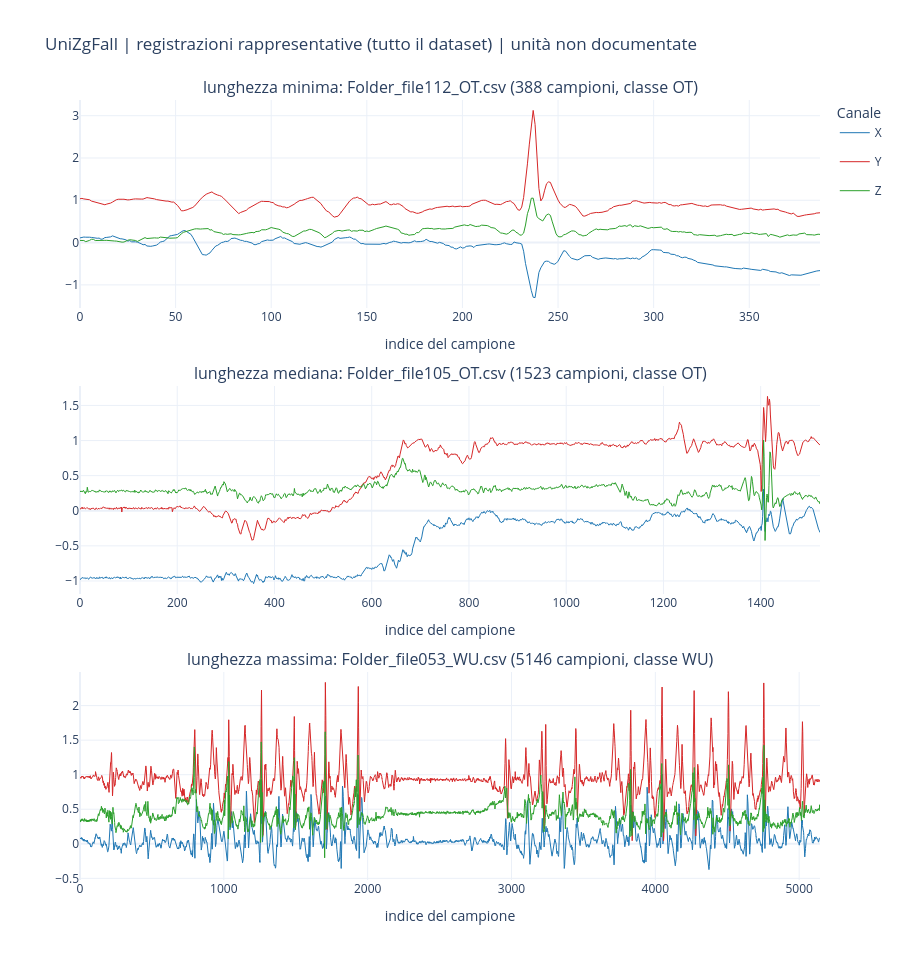
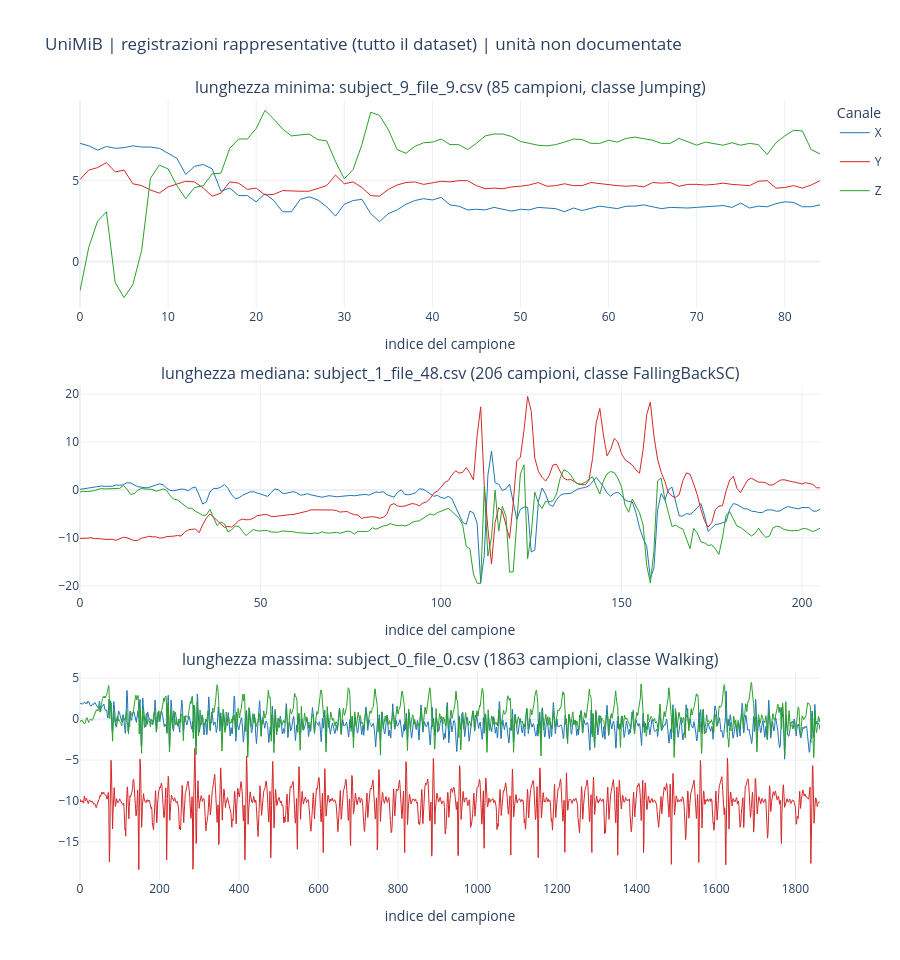

Here is the notebook cell these charts were saved with, in order:
### Markdown cell above
### Registrazioni rappresentative (lunghezza minima, mediana, massima)

Per ciascun dataset, prima le tre registrazioni più vicine alla lunghezza minima, mediana e massima **dell'intero dataset**.

### Code cell
def representatives(name):
    """Registrazioni più vicine alla lunghezza minima, mediana e massima del dataset."""
    v = V(name)
    if v.empty:
        return []
    return [(tag, int((v['n_rows'] - target).abs().idxmin()))
            for tag, target in (('minima', v['n_rows'].min()), ('mediana', v['n_rows'].median()), ('massima', v['n_rows'].max()))]


def representative_figure(name):
    picks = representatives(name)
    if not picks:
        return None
    r = REC[name]
    titles = [f'lunghezza {tag}: {r.at[i, "file"]} ({int(r.at[i, "n_rows"])} campioni, classe {r.at[i, "class_name"]})' for tag, i in picks]
    fig = make_subplots(rows=len(picks), cols=1, subplot_titles=titles, vertical_spacing=0.1)
    for k, (tag, i) in enumerate(picks, start=1):
        a = SIG[name][i]
        names = channel_names(a.shape[1])
        for c in range(min(AXIS_COLS, a.shape[1])):
            fig.add_trace(go.Scatter(
                x=np.arange(len(a)), y=a[:, c], mode='lines', name=names[c], legendgroup=names[c],
                showlegend=(k == 1), line=dict(color=AXIS_COLORS[c], width=1),
                hovertemplate='campione=%{x}<br>' + names[c] + '=%{y:.5f}<extra></extra>'), row=k, col=1)
        fig.update_xaxes(title_text='indice del campione', row=k, col=1)
    fig.update_layout(title=f'{name} | registrazioni rappresentative (tutto il dataset) | unità non documentate',
                      height=280 * len(picks) + 120, legend_title_text='Canale')
    return fig


if not HAS_PLOTLY:
    print('Plotly non disponibile: grafici omessi.')
else:
    for name in REC:
        fig = representative_figure(name)
        if fig is not None:
            fig.show()

### Figure 1 — Plotly figure (JSON) as saved in the notebook; plotly's stock layout.template omitted (floating-point values rounded to 4 significant figures; data arrays with more than 128 entries replaced by an {"elided": "..."} marker saying what was removed)
{"data": [{"hovertemplate": "campione=%{x}<br>X=%{y:.5f}<extra></extra>", "legendgroup": "X", "line": {"color": "#1f77b4", "width": 1}, "mode": "lines", "name": "X", "showlegend": true, "type": "scatter", "x": {"elided": "388 int values"}, "xaxis": "x", "y": {"elided": "388 float values"}, "yaxis": "y"}, {"hovertemplate": "campione=%{x}<br>Y=%{y:.5f}<extra></extra>", "legendgroup": "Y", "line": {"color": "#d62728", "width": 1}, "mode": "lines", "name": "Y", "showlegend": true, "type": "scatter", "x": {"elided": "388 int values"}, "xaxis": "x", "y": {"elided": "388 float values"}, "yaxis": "y"}, {"hovertemplate": "campione=%{x}<br>Z=%{y:.5f}<extra></extra>", "legendgroup": "Z", "line": {"color": "#2ca02c", "width": 1}, "mode": "lines", "name": "Z", "showlegend": true, "type": "scatter", "x": {"elided": "388 int values"}, "xaxis": "x", "y": {"elided": "388 float values"}, "yaxis": "y"}, {"hovertemplate": "campione=%{x}<br>X=%{y:.5f}<extra></extra>", "legendgroup": "X", "line": {"color": "#1f77b4", "width": 1}, "mode": "lines", "name": "X", "showlegend": false, "type": "scatter", "x": {"elided": "1523 int values"}, "xaxis": "x2", "y": {"elided": "1523 float values"}, "yaxis": "y2"}, {"hovertemplate": "campione=%{x}<br>Y=%{y:.5f}<extra></extra>", "legendgroup": "Y", "line": {"color": "#d62728", "width": 1}, "mode": "lines", "name": "Y", "showlegend": false, "type": "scatter", "x": {"elided": "1523 int values"}, "xaxis": "x2", "y": {"elided": "1523 float values"}, "yaxis": "y2"}, {"hovertemplate": "campione=%{x}<br>Z=%{y:.5f}<extra></extra>", "legendgroup": "Z", "line": {"color": "#2ca02c", "width": 1}, "mode": "lines", "name": "Z", "showlegend": false, "type": "scatter", "x": {"elided": "1523 int values"}, "xaxis": "x2", "y": {"elided": "1523 float values"}, "yaxis": "y2"}, {"hovertemplate": "campione=%{x}<br>X=%{y:.5f}<extra></extra>", "legendgroup": "X", "line": {"color": "#1f77b4", "width": 1}, "mode": "lines", "name": "X", "showlegend": false, "type": "scatter", "x": {"elided": "5146 int values"}, "xaxis": "x3", "y": {"elided": "5146 float values"}, "yaxis": "y3"}, {"hovertemplate": "campione=%{x}<br>Y=%{y:.5f}<extra></extra>", "legendgroup": "Y", "line": {"color": "#d62728", "width": 1}, "mode": "lines", "name": "Y", "showlegend": false, "type": "scatter", "x": {"elided": "5146 int values"}, "xaxis": "x3", "y": {"elided": "5146 float values"}, "yaxis": "y3"}, {"hovertemplate": "campione=%{x}<br>Z=%{y:.5f}<extra></extra>", "legendgroup": "Z", "line": {"color": "#2ca02c", "width": 1}, "mode": "lines", "name": "Z", "showlegend": false, "type": "scatter", "x": {"elided": "5146 int values"}, "xaxis": "x3", "y": {"elided": "5146 float values"}, "yaxis": "y3"}], "layout": {"annotations": [{"font": {"size": 16}, "showarrow": false, "text": "lunghezza minima: Folder_file112_OT.csv (388 campioni, classe OT)", "x": 0.5, "xanchor": "center", "xref": "paper", "y": 1, "yanchor": "bottom", "yref": "paper"}, {"font": {"size": 16}, "showarrow": false, "text": "lunghezza mediana: Folder_file105_OT.csv (1523 campioni, classe OT)", "x": 0.5, "xanchor": "center", "xref": "paper", "y": 0.6333, "yanchor": "bottom", "yref": "paper"}, {"font": {"size": 16}, "showarrow": false, "text": "lunghezza massima: Folder_file053_WU.csv (5146 campioni, classe WU)", "x": 0.5, "xanchor": "center", "xref": "paper", "y": 0.2667, "yanchor": "bottom", "yref": "paper"}], "height": 960, "legend": {"title": {"text": "Canale"}}, "title": {"text": "UniZgFall | registrazioni rappresentative (tutto il dataset) | unità non documentate"}, "xaxis": {"anchor": "y", "domain": [0, 1], "title": {"text": "indice del campione"}}, "xaxis2": {"anchor": "y2", "domain": [0, 1], "title": {"text": "indice del campione"}}, "xaxis3": {"anchor": "y3", "domain": [0, 1], "title": {"text": "indice del campione"}}, "yaxis": {"anchor": "x", "domain": [0.7333, 1]}, "yaxis2": {"anchor": "x2", "domain": [0.3667, 0.6333]}, "yaxis3": {"anchor": "x3", "domain": [0, 0.2667]}}}

### Figure 2 — Plotly figure (JSON) as saved in the notebook; plotly's stock layout.template omitted (floating-point values rounded to 4 significant figures; data arrays with more than 128 entries replaced by an {"elided": "..."} marker saying what was removed)
{"data": [{"hovertemplate": "campione=%{x}<br>X=%{y:.5f}<extra></extra>", "legendgroup": "X", "line": {"color": "#1f77b4", "width": 1}, "mode": "lines", "name": "X", "showlegend": true, "type": "scatter", "x": [0, 1, 2, 3, 4, 5, 6, 7, 8, 9, 10, 11, 12, 13, 14, 15, 16, 17, 18, 19, 20, 21, 22, 23, 24, 25, 26, 27, 28, 29, 30, 31, 32, 33, 34, 35, 36, 37, 38, 39, 40, 41, 42, 43, 44, 45, 46, 47, 48, 49, 50, 51, 52, 53, 54, 55, 56, 57, 58, 59, 60, 61, 62, 63, 64, 65, 66, 67, 68, 69, 70, 71, 72, 73, 74, 75, 76, 77, 78, 79, 80, 81, 82, 83, 84], "xaxis": "x", "y": [7.281, 7.128, 6.86, 7.09, 6.975, 7.013, 7.128, 7.052, 7.052, 6.975, 6.668, 6.362, 5.365, 5.864, 5.979, 5.71, 4.331, 4.522, 4.063, 4.063, 3.679, 4.178, 3.756, 3.066, 3.066, 3.833, 3.986, 3.794, 3.373, 2.798, 3.526, 3.756, 3.833, 2.951, 2.453, 2.951, 3.181, 3.526, 3.756, 3.871, 3.794, 3.948, 3.488, 3.411, 3.181, 3.22, 3.181, 3.334, 3.22, 3.105, 3.22, 3.181, 3.334, 3.296, 3.258, 3.066, 3.296, 3.143, 3.258, 3.411, 3.334, 3.258, 3.411, 3.411, 3.488, 3.373, 3.258, 3.334, 3.296, 3.296, 3.334, 3.373, 3.411, 3.449, 3.334, 3.603, 3.296, 3.411, 3.373, 3.564, 3.679, 3.641, 3.373, 3.373, 3.488], "yaxis": "y"}, {"hovertemplate": "campione=%{x}<br>Y=%{y:.5f}<extra></extra>", "legendgroup": "Y", "line": {"color": "#d62728", "width": 1}, "mode": "lines", "name": "Y", "showlegend": true, "type": "scatter", "x": [0, 1, 2, 3, 4, 5, 6, 7, 8, 9, 10, 11, 12, 13, 14, 15, 16, 17, 18, 19, 20, 21, 22, 23, 24, 25, 26, 27, 28, 29, 30, 31, 32, 33, 34, 35, 36, 37, 38, 39, 40, 41, 42, 43, 44, 45, 46, 47, 48, 49, 50, 51, 52, 53, 54, 55, 56, 57, 58, 59, 60, 61, 62, 63, 64, 65, 66, 67, 68, 69, 70, 71, 72, 73, 74, 75, 76, 77, 78, 79, 80, 81, 82, 83, 84], "xaxis": "x", "y": [5.059, 5.634, 5.787, 6.094, 5.519, 5.634, 4.791, 4.676, 4.407, 4.216, 4.599, 4.752, 4.944, 4.906, 4.522, 4.024, 4.216, 4.906, 4.829, 4.446, 4.522, 4.101, 4.139, 4.369, 4.331, 4.331, 4.331, 4.484, 4.676, 5.327, 4.791, 4.906, 4.561, 4.063, 4.024, 4.446, 4.714, 4.867, 4.906, 4.752, 4.867, 4.944, 4.906, 4.982, 4.982, 4.676, 4.484, 4.522, 4.484, 4.599, 4.637, 4.714, 4.867, 4.637, 4.676, 4.791, 4.676, 4.676, 4.867, 4.791, 4.752, 4.676, 4.637, 4.676, 4.599, 4.867, 4.829, 4.867, 4.637, 4.752, 4.752, 4.714, 4.752, 4.829, 4.752, 4.714, 4.676, 4.944, 4.982, 4.522, 4.561, 4.676, 4.522, 4.714, 4.982], "yaxis": "y"}, {"hovertemplate": "campione=%{x}<br>Z=%{y:.5f}<extra></extra>", "legendgroup": "Z", "line": {"color": "#2ca02c", "width": 1}, "mode": "lines", "name": "Z", "showlegend": true, "type": "scatter", "x": [0, 1, 2, 3, 4, 5, 6, 7, 8, 9, 10, 11, 12, 13, 14, 15, 16, 17, 18, 19, 20, 21, 22, 23, 24, 25, 26, 27, 28, 29, 30, 31, 32, 33, 34, 35, 36, 37, 38, 39, 40, 41, 42, 43, 44, 45, 46, 47, 48, 49, 50, 51, 52, 53, 54, 55, 56, 57, 58, 59, 60, 61, 62, 63, 64, 65, 66, 67, 68, 69, 70, 71, 72, 73, 74, 75, 76, 77, 78, 79, 80, 81, 82, 83, 84], "xaxis": "x", "y": [-1.802, 0.8808, 2.49, 3.065, -1.303, -2.223, -1.418, 0.6892, 5.134, 5.939, 5.709, 4.674, 3.87, 4.56, 4.674, 5.403, 5.441, 6.974, 7.549, 7.549, 8.2, 9.311, 8.775, 8.162, 7.74, 7.778, 7.855, 7.51, 7.434, 6.169, 5.096, 5.671, 7.204, 9.196, 9.005, 8.123, 6.897, 6.667, 7.089, 7.319, 7.357, 7.549, 7.204, 7.204, 6.897, 7.28, 7.74, 7.855, 7.855, 7.702, 7.395, 7.28, 7.165, 7.127, 7.204, 7.357, 7.549, 7.51, 7.28, 7.28, 7.472, 7.357, 7.587, 7.663, 7.587, 7.472, 7.28, 7.28, 7.587, 7.395, 7.165, 7.357, 7.28, 7.165, 7.319, 7.165, 7.28, 7.204, 6.59, 7.319, 7.74, 8.085, 8.047, 6.897, 6.629], "yaxis": "y"}, {"hovertemplate": "campione=%{x}<br>X=%{y:.5f}<extra></extra>", "legendgroup": "X", "line": {"color": "#1f77b4", "width": 1}, "mode": "lines", "name": "X", "showlegend": false, "type": "scatter", "x": {"elided": "206 int values"}, "xaxis": "x2", "y": {"elided": "206 float values"}, "yaxis": "y2"}, {"hovertemplate": "campione=%{x}<br>Y=%{y:.5f}<extra></extra>", "legendgroup": "Y", "line": {"color": "#d62728", "width": 1}, "mode": "lines", "name": "Y", "showlegend": false, "type": "scatter", "x": {"elided": "206 int values"}, "xaxis": "x2", "y": {"elided": "206 float values"}, "yaxis": "y2"}, {"hovertemplate": "campione=%{x}<br>Z=%{y:.5f}<extra></extra>", "legendgroup": "Z", "line": {"color": "#2ca02c", "width": 1}, "mode": "lines", "name": "Z", "showlegend": false, "type": "scatter", "x": {"elided": "206 int values"}, "xaxis": "x2", "y": {"elided": "206 float values"}, "yaxis": "y2"}, {"hovertemplate": "campione=%{x}<br>X=%{y:.5f}<extra></extra>", "legendgroup": "X", "line": {"color": "#1f77b4", "width": 1}, "mode": "lines", "name": "X", "showlegend": false, "type": "scatter", "x": {"elided": "1863 int values"}, "xaxis": "x3", "y": {"elided": "1863 float values"}, "yaxis": "y3"}, {"hovertemplate": "campione=%{x}<br>Y=%{y:.5f}<extra></extra>", "legendgroup": "Y", "line": {"color": "#d62728", "width": 1}, "mode": "lines", "name": "Y", "showlegend": false, "type": "scatter", "x": {"elided": "1863 int values"}, "xaxis": "x3", "y": {"elided": "1863 float values"}, "yaxis": "y3"}, {"hovertemplate": "campione=%{x}<br>Z=%{y:.5f}<extra></extra>", "legendgroup": "Z", "line": {"color": "#2ca02c", "width": 1}, "mode": "lines", "name": "Z", "showlegend": false, "type": "scatter", "x": {"elided": "1863 int values"}, "xaxis": "x3", "y": {"elided": "1863 float values"}, "yaxis": "y3"}], "layout": {"annotations": [{"font": {"size": 16}, "showarrow": false, "text": "lunghezza minima: subject_9_file_9.csv (85 campioni, classe Jumping)", "x": 0.5, "xanchor": "center", "xref": "paper", "y": 1, "yanchor": "bottom", "yref": "paper"}, {"font": {"size": 16}, "showarrow": false, "text": "lunghezza mediana: subject_1_file_48.csv (206 campioni, classe FallingBackSC)", "x": 0.5, "xanchor": "center", "xref": "paper", "y": 0.6333, "yanchor": "bottom", "yref": "paper"}, {"font": {"size": 16}, "showarrow": false, "text": "lunghezza massima: subject_0_file_0.csv (1863 campioni, classe Walking)", "x": 0.5, "xanchor": "center", "xref": "paper", "y": 0.2667, "yanchor": "bottom", "yref": "paper"}], "height": 960, "legend": {"title": {"text": "Canale"}}, "title": {"text": "UniMiB | registrazioni rappresentative (tutto il dataset) | unità non documentate"}, "xaxis": {"anchor": "y", "domain": [0, 1], "title": {"text": "indice del campione"}}, "xaxis2": {"anchor": "y2", "domain": [0, 1], "title": {"text": "indice del campione"}}, "xaxis3": {"anchor": "y3", "domain": [0, 1], "title": {"text": "indice del campione"}}, "yaxis": {"anchor": "x", "domain": [0.7333, 1]}, "yaxis2": {"anchor": "x2", "domain": [0.3667, 0.6333]}, "yaxis3": {"anchor": "x3", "domain": [0, 0.2667]}}}
